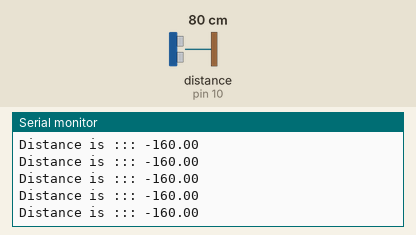
Bench run of a sketch on a simulated Arduino Uno, built with avr-gcc and run on an emulated ATmega328P. On the bench: the last lines printed to the serial monitor. Wiring (inferred from the names in the program): ultrasonic range finder: trigger pin 9; echo pin 10. The inputs (shaded band) are chosen by the test bench; at power-on: distance to the obstacle (sensor on pin 10) 80 cm. The echo pulse lasts 58.3 µs per cm.

Above: at 1.2 s.
1.3 s: distance to the obstacle (sensor on pin 10) set to 35 cm
At 1.6 s:
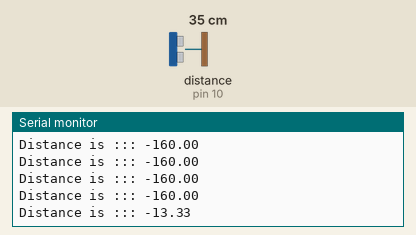
4.3 s: distance to the obstacle (sensor on pin 10) set to 2 cm
At 4.44 s:
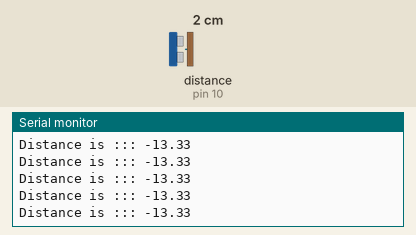
Timing chart, 0 to 7.3 s (numbered marks = the images above; inputs shaded):
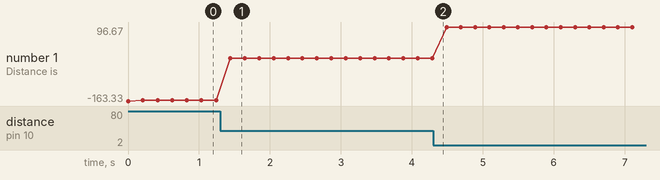

Measured:
- after the input at 1.3 s, the serial monitor: prints a new line after 0.14 s (image 1)
- plotted number 1: -160 → -13.33 after the input at 1.3 s, -13.33 → 96.67 after the input at 4.3 s

The sketch:

Interfacing_Ultrasonic.ino
```cpp
/*

* Ultrasonic Sensor HC-SR04 interfacing with Arduino.
*/
// defining the pins
const int trigPin = 9;
const int echoPin = 10;
// defining variables
long duration;
int distance;
void setup() {
pinMode(trigPin, OUTPUT); // Sets the trigPin as an Output
pinMode(echoPin, INPUT); // Sets the echoPin as an Input
Serial.begin(9600); // Starts the serial communication
}
void loop() {
// Clears the trigPin
digitalWrite(trigPin, LOW);
delayMicroseconds(2);
// Sets the trigPin on HIGH state for 10 micro seconds
digitalWrite(trigPin, HIGH);
delayMicroseconds(10);
digitalWrite(trigPin, LOW);
// Reads the echoPin, returns the sound wave travel time in microseconds
duration = pulseIn(echoPin, HIGH);
// Calculating the distance
distance= duration*0.034/(2);
double b=(3000.0-(100.0*distance))/30.0;
// Prints the distance on the Serial Monitor
Serial.print("Distance is ::: ");
Serial.println(b);
delay(200);
}
```
